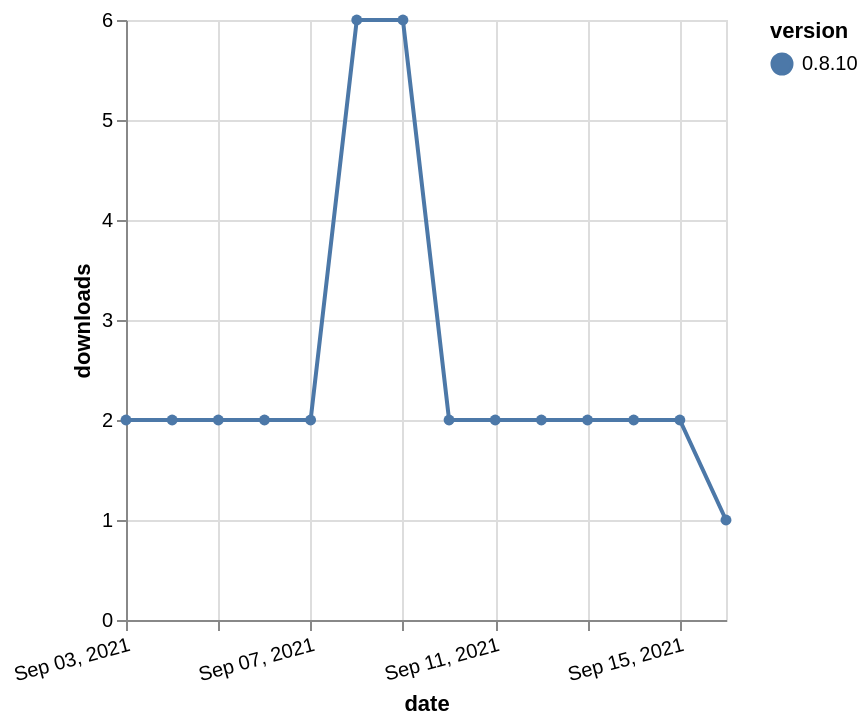

Here is the Vega-Lite specification saved for this chart:
### Vega-Lite specification from a JSON file in a GitHub repository (floating-point values rounded to 4 significant figures)
{"$schema": "https://vega.github.io/schema/vega-lite/v5.json", "description": "A simple bar chart with embedded data.", "data": {"values": [{"date": "2021-09-03", "total": 6449, "delta": 2, "version": "0.8.10"}, {"date": "2021-09-04", "total": 6451, "delta": 2, "version": "0.8.10"}, {"date": "2021-09-05", "total": 6453, "delta": 2, "version": "0.8.10"}, {"date": "2021-09-06", "total": 6455, "delta": 2, "version": "0.8.10"}, {"date": "2021-09-07", "total": 6457, "delta": 2, "version": "0.8.10"}, {"date": "2021-09-08", "total": 6463, "delta": 6, "version": "0.8.10"}, {"date": "2021-09-09", "total": 6469, "delta": 6, "version": "0.8.10"}, {"date": "2021-09-10", "total": 6471, "delta": 2, "version": "0.8.10"}, {"date": "2021-09-11", "total": 6473, "delta": 2, "version": "0.8.10"}, {"date": "2021-09-12", "total": 6475, "delta": 2, "version": "0.8.10"}, {"date": "2021-09-13", "total": 6477, "delta": 2, "version": "0.8.10"}, {"date": "2021-09-14", "total": 6479, "delta": 2, "version": "0.8.10"}, {"date": "2021-09-15", "total": 6481, "delta": 2, "version": "0.8.10"}, {"date": "2021-09-16", "total": 6482, "delta": 1, "version": "0.8.10"}]}, "width": "container", "mark": {"type": "line", "point": {"filled": true}}, "encoding": {"x": {"field": "date", "type": "temporal", "timeUnit": "yearmonthdate", "title": "date", "axis": {"labelAngle": -15}}, "y": {"field": "delta", "type": "quantitative", "title": "downloads"}, "color": {"field": "version", "type": "nominal"}, "tooltip": {"field": "delta"}}}
